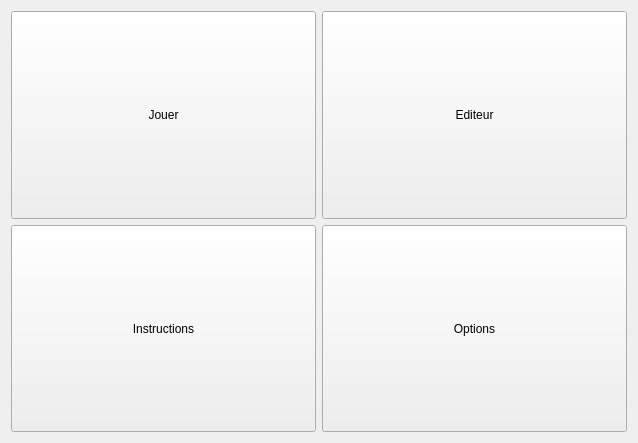
<?xml version="1.0" encoding="UTF-8"?>
<ui version="4.0">
 <class>MainWindow</class>
 <widget class="QMainWindow" name="MainWindow">
  <property name="geometry">
   <rect>
    <x>0</x>
    <y>0</y>
    <width>638</width>
    <height>443</height>
   </rect>
  </property>
  <property name="windowTitle">
   <string>MainWindow</string>
  </property>
  <widget class="QWidget" name="centralWidget">
   <layout class="QGridLayout" name="gridLayout">
    <item row="0" column="0">
     <widget class="QPushButton" name="pushButtonJouer">
      <property name="sizePolicy">
       <sizepolicy hsizetype="Minimum" vsizetype="Expanding">
        <horstretch>0</horstretch>
        <verstretch>0</verstretch>
       </sizepolicy>
      </property>
      <property name="text">
       <string>Jouer</string>
      </property>
     </widget>
    </item>
    <item row="0" column="1">
     <widget class="QPushButton" name="pushButtonEditeur">
      <property name="sizePolicy">
       <sizepolicy hsizetype="Minimum" vsizetype="Expanding">
        <horstretch>0</horstretch>
        <verstretch>0</verstretch>
       </sizepolicy>
      </property>
      <property name="text">
       <string>Editeur</string>
      </property>
     </widget>
    </item>
    <item row="1" column="0">
     <widget class="QPushButton" name="pushButtonInstructions">
      <property name="sizePolicy">
       <sizepolicy hsizetype="Minimum" vsizetype="Expanding">
        <horstretch>0</horstretch>
        <verstretch>0</verstretch>
       </sizepolicy>
      </property>
      <property name="text">
       <string>Instructions</string>
      </property>
     </widget>
    </item>
    <item row="1" column="1">
     <widget class="QPushButton" name="pushButtonOptions">
      <property name="sizePolicy">
       <sizepolicy hsizetype="Minimum" vsizetype="Expanding">
        <horstretch>0</horstretch>
        <verstretch>0</verstretch>
       </sizepolicy>
      </property>
      <property name="text">
       <string>Options</string>
      </property>
     </widget>
    </item>
   </layout>
  </widget>
 </widget>
 <layoutdefault spacing="6" margin="11"/>
 <resources/>
 <connections/>
</ui>
